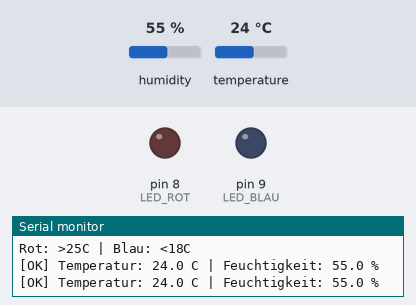
This sketch was run on a simulated Arduino Uno, built with avr-gcc and run on an emulated ATmega328P. Parts: output pins drawn as LEDs (lit = HIGH), the last lines printed to the serial monitor. The inputs (shaded band) are chosen by the test bench; at power-on: temperature 24 °C, humidity 55 %.

Above: at 4.8 s.
4.9 s: temperature set to 18.5 °C
7.9 s: temperature set to 17.3 °C
At 8.5 s:
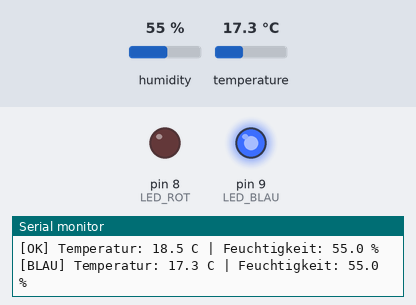
10.9 s: temperature set to 28 °C
At 13.2 s:
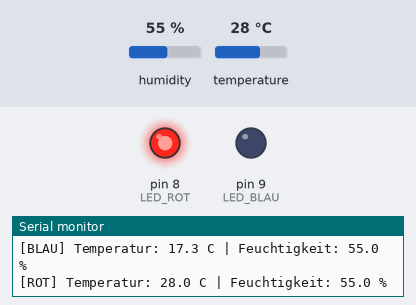
13.9 s: temperature set to 25.4 °C
16.9 s: temperature set to 24.7 °C
At 18.4 s:
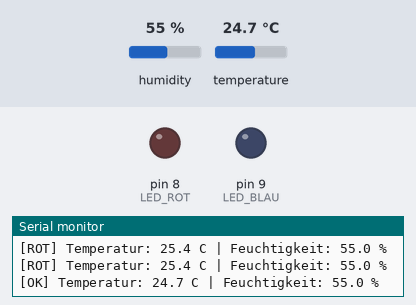
19.9 s: temperature set to 12 °C
At 21.4 s:
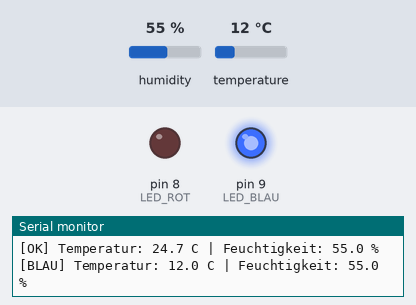
Timing chart, 0 to 22.9 s (numbered marks = the images above; inputs shaded):
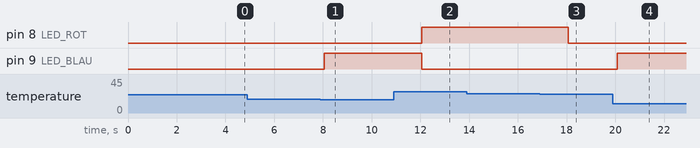

Measured:
- the behaviour switches between 18 and 17.9 °C on temperature (found by bisection; images 0 and 1)
- the behaviour switches between 25.1 and 25 °C on temperature (found by bisection; images 2 and 3)
- after the input at 7.9 s, pin 9 (LED_BLAU): LOW → HIGH after 0.15 s
- after the input at 10.9 s, pin 8 (LED_ROT): LOW → HIGH after 1.2 s; pin 9 (LED_BLAU): HIGH → LOW after 1.2 s
- after the input at 16.9 s, pin 8 (LED_ROT): HIGH → LOW after 1.2 s
- after the input at 19.9 s, pin 9 (LED_BLAU): LOW → HIGH after 0.18 s

The sketch:

challenge2_led.ino
```cpp
// Challenge 2: Temperatur-LED-Anzeige
// Rote LED bei >25°C, Blaue LED bei <18°C

#include <DHT.h>

// DHT22 an Pin 7
#define DHT_PIN 7
#define DHT_TYPE DHT22

// LED Pins
#define LED_ROT 8    // Rote LED fuer Waerme (>25°C)
#define LED_BLAU 9   // Blaue LED fuer Kaelte (<18°C)

// Temperaturschwellen
#define TEMP_WARM 25.0
#define TEMP_KALT 18.0

DHT dht(DHT_PIN, DHT_TYPE);

void setup() {
    Serial.begin(9600);
    dht.begin();

    // LED Pins als Ausgang
    pinMode(LED_ROT, OUTPUT);
    pinMode(LED_BLAU, OUTPUT);

    // LEDs initial aus
    digitalWrite(LED_ROT, LOW);
    digitalWrite(LED_BLAU, LOW);

    Serial.println("DHT22 Temperatur-LED-Anzeige");
    Serial.println("============================");
    Serial.print("Rot: >");
    Serial.print(TEMP_WARM, 0);
    Serial.print("C | Blau: <");
    Serial.print(TEMP_KALT, 0);
    Serial.println("C");
    Serial.println();
}

void loop() {
    // DHT22 braucht min. 2 Sekunden zwischen Messungen
    delay(2000);

    // Messwerte lesen
    float temp = dht.readTemperature();
    float hum = dht.readHumidity();

    // Pruefen ob Messung erfolgreich
    if (isnan(temp) || isnan(hum)) {
        Serial.println("Fehler beim Lesen des DHT22!");
        return;
    }

    // LEDs steuern basierend auf Temperatur
    if (temp > TEMP_WARM) {
        // Zu warm - rote LED an
        digitalWrite(LED_ROT, HIGH);
        digitalWrite(LED_BLAU, LOW);
        Serial.print("[ROT] ");
    } else if (temp < TEMP_KALT) {
        // Zu kalt - blaue LED an
        digitalWrite(LED_ROT, LOW);
        digitalWrite(LED_BLAU, HIGH);
        Serial.print("[BLAU] ");
    } else {
        // Angenehm - beide LEDs aus
        digitalWrite(LED_ROT, LOW);
        digitalWrite(LED_BLAU, LOW);
        Serial.print("[OK] ");
    }

    // Ausgabe
    Serial.print("Temperatur: ");
    Serial.print(temp, 1);
    Serial.print(" C | Feuchtigkeit: ");
    Serial.print(hum, 1);
    Serial.println(" %");
}
```
